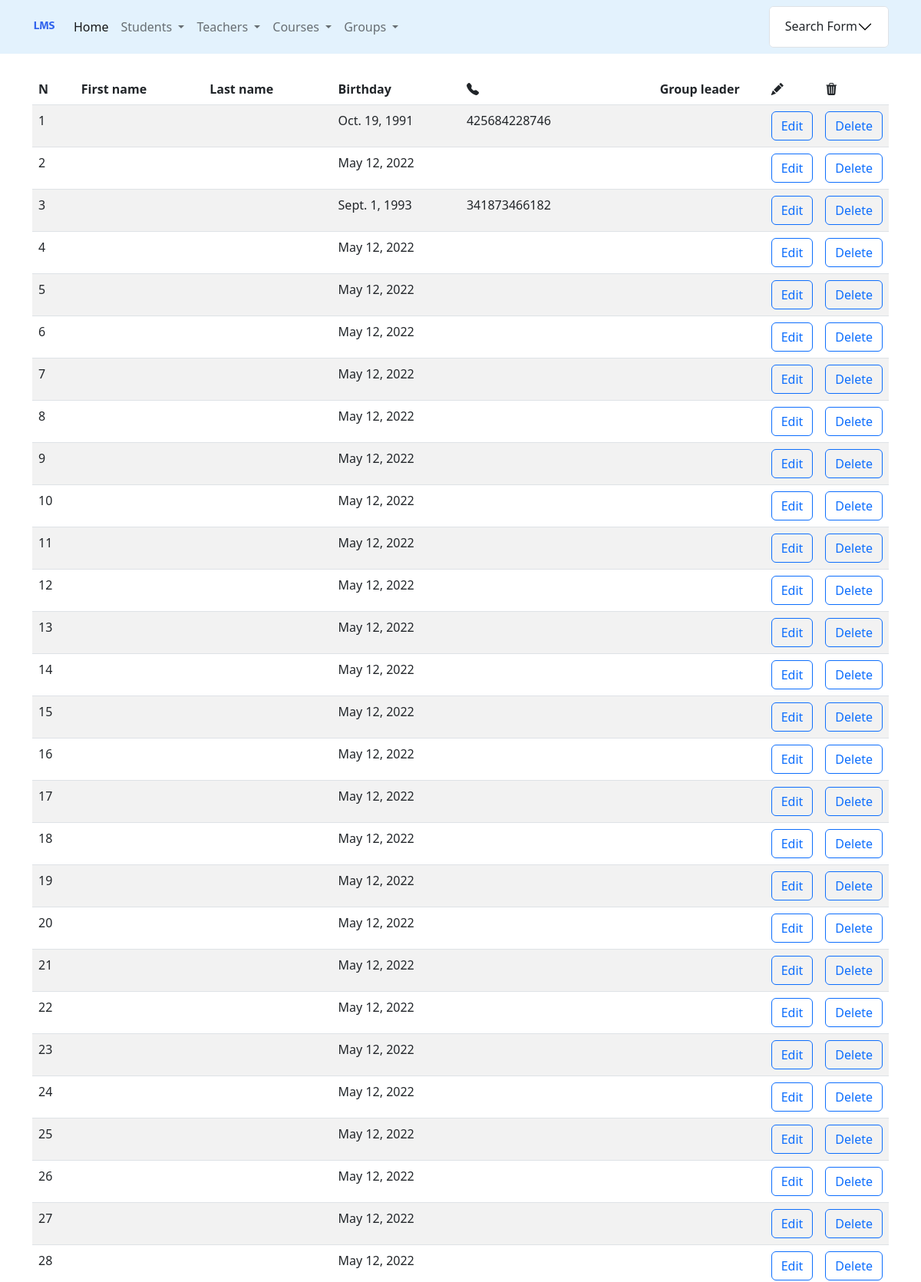
Screenshot of /teachers/ (upper part) with the database file from the repository.
### teachers/models.py (models this page shows, shortened)
class Teacher(PersonModel):
    group = models.ForeignKey(Group, on_delete=models.SET_NULL, null=True, related_name='teachers', db_constraint=False)
    salary = models.PositiveIntegerField(default=10000)
    class Meta:
        verbose_name = 'teacher'
        verbose_name_plural = 'teacher'
        db_table = 'teachers'

### teachers/views.py (the view)
# urls.py: path('', ListTeacherView.as_view(), name='list'),                              # Read
class ListTeacherView(ListView):
    model = Teacher
    template_name = 'teachers/list.html'
    def get_queryset(self):
        teachers_filter = TeacherFilterForm(
            data=self.request.GET,
            queryset=self.model.objects.all().select_related('headteacher_group')
        )
        return teachers_filter

### teachers/templates/teachers/list.html (shortened to what this page needs)
{% extends 'base.html' %}
{% load crispy_forms_filters %}
{% block content %}
    <br>
    {% with list_object=object_list.qs on_group=True%}
        {% include 'includes/teachers_list_table.html' %}
    {% endwith %}
{% endblock %}

### templates/includes/teachers_list_table.html
<table class="table table-striped">
    <thead>
        <tr>
            <th style="width: 5%">N</th>
            <th style="width: 15%">First name</th>
            <th style="width: 15%">Last name</th>
            <th style="width: 15%">Birthday</th>
            <th><i class="bi bi-telephone-fill"></i></th>
            <th style="width: 13%">Group leader</th>
            <th style="width: 5%"><i class="bi bi-pencil-fill"></i></th>
           <th style="width: 5%"><i class="bi bi-trash3-fill"></i></th>
        </tr>
    </thead>
    {% for teacher in list_object %}
            <tr>
            <td>{{ forloop.counter }}</td>
            <td>{{ teacher.first_name }}</td>
            <td>{{ teacher.last_name }}</td>
            <td>{{ teacher.birthday }}</td>
            <td>{% if teacher.phone_number %}{{ teacher.phone_number }}{% endif %}</td>
            <td>{% if teacher.headteacher_group %} {{teacher.headteacher_group}}{% endif %}</td>
            <td><a class="btn btn-outline-primary" href="{% url 'teachers:update' teacher.pk %}">Edit</a></td>
            <td><a class="btn btn-outline-primary" href="{% url 'teachers:delete' teacher.pk %}">Delete</a></td>
        </tr>
    {% endfor %}
          </table>

### rows the page displays
Teacher: birthday "Oct. 19, 1991", phone_number "425684228746"
Teacher: birthday "May 12, 2022"
Teacher: birthday "Sept. 1, 1993", phone_number "341873466182"
Teacher: birthday "May 12, 2022"
Teacher: birthday "May 12, 2022"
Teacher: birthday "May 12, 2022"
Teacher: birthday "May 12, 2022"
Teacher: birthday "May 12, 2022"
Teacher: birthday "May 12, 2022"
Teacher: birthday "May 12, 2022"
Teacher: birthday "May 12, 2022"
Teacher: birthday "May 12, 2022"
Teacher: birthday "May 12, 2022"
Teacher: birthday "May 12, 2022"
Teacher: birthday "May 12, 2022"
Teacher: birthday "May 12, 2022"
Teacher: birthday "May 12, 2022"
Teacher: birthday "May 12, 2022"
Teacher: birthday "May 12, 2022"
Teacher: birthday "May 12, 2022"
Teacher: birthday "May 12, 2022"
Teacher: birthday "May 12, 2022"
Teacher: birthday "May 12, 2022"
Teacher: birthday "May 12, 2022"
Teacher: birthday "May 12, 2022"
Teacher: birthday "May 12, 2022"
Teacher: birthday "May 12, 2022"
Teacher: birthday "May 12, 2022"
